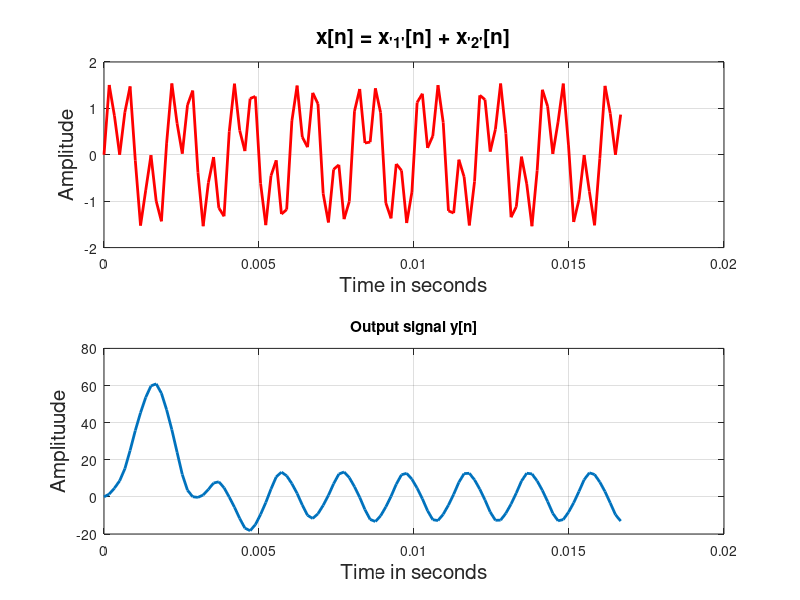

The MATLAB script that drew this image:
%code
clear
F1 = 500;                    % Sinusoid frequency1 ( Hz))
F2 = 1500;                   % Sinusoid frequency2 ( Hz )
Fs = 6000;                   % Sampling Frequency ( Hz )
n = 100;                     % no. of samples 
t = linspace(0,n/Fs,n);

x_n1 = sin(2 * pi * t * F1);  %Sinusoid 1 at F1=500Hz Fs=6kHz
x_n2 = sin(2*pi*t*F2);       %Sinusoid 1 at F1=500Hz Fs=6kHz
x_n = x_n1+x_n2;             % Signal_1 + Signal_2

num = [1 0 0 1];             % Feed Forward Coeffs
den = [1 -2.56 2.22 -0.65];  % Feed Backward Coeffs      
y_n = filter(num,den,x_n);   %Digital filterer on New signal

figure
subplot(2,1,1)
plot(t, x_n,'-r','LineWidth', 2);
title("x[n] = x_{'1'}[n] + x_{'2'}[n]",'FontSize', 15);
xlabel("Time in seconds",'FontSize', 15);
ylabel('Amplitude', 'FontSize', 15);
grid on;
subplot(2,1,2) 
plot(t,y_n,'LineWidth',2);
title("Output signal y[n]","LineWidth",2);
xlabel('Time in seconds', 'FontSize', 15);
ylabel('Amplituude', 'FontSize',15);
grid on;